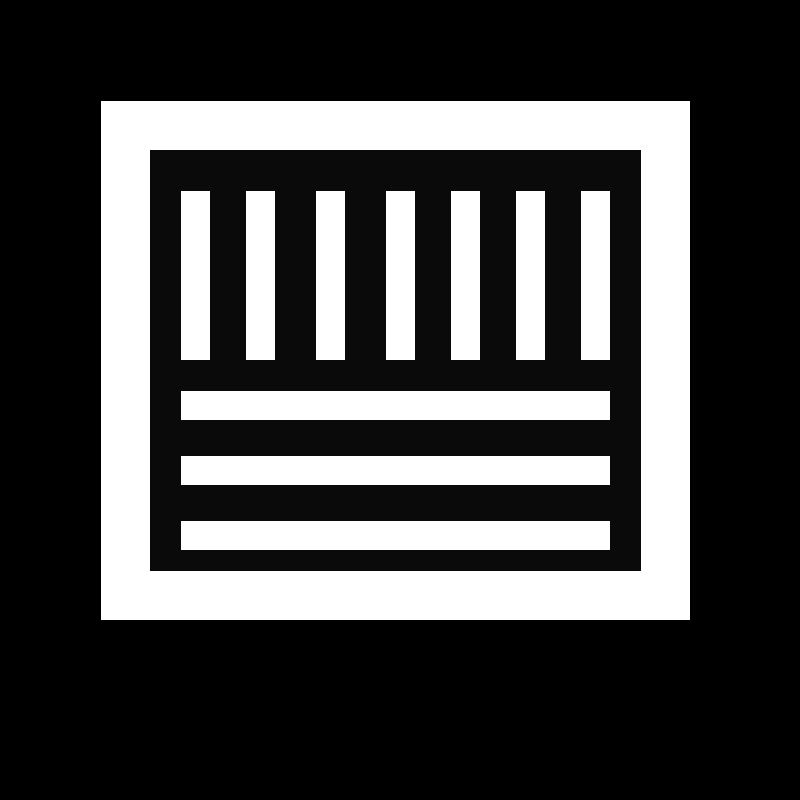
Frame 1 (no input)
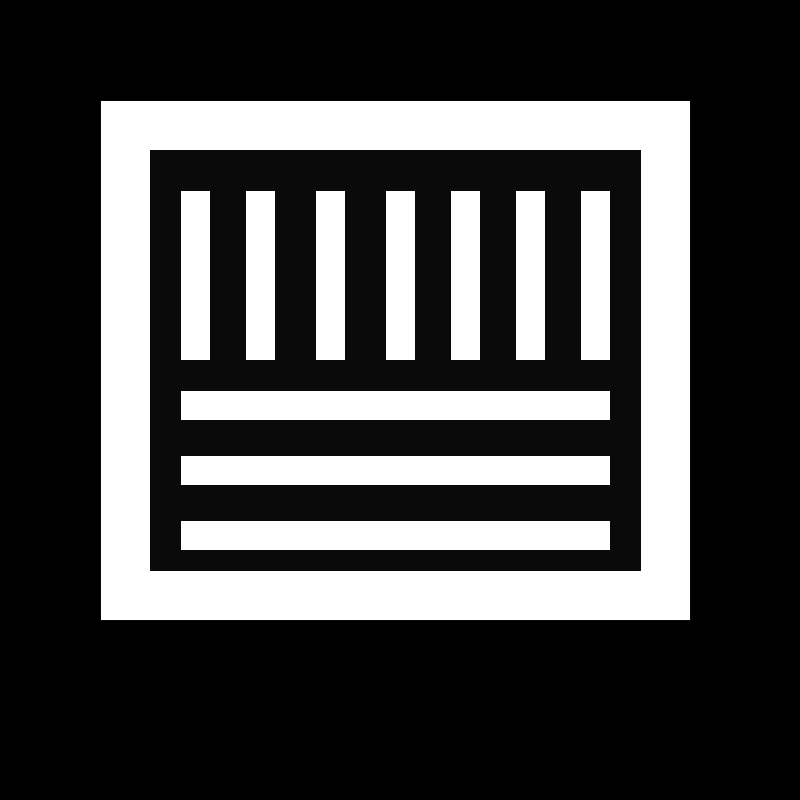
Frame 60 (the mouse pressed at the canvas centre just before this capture)
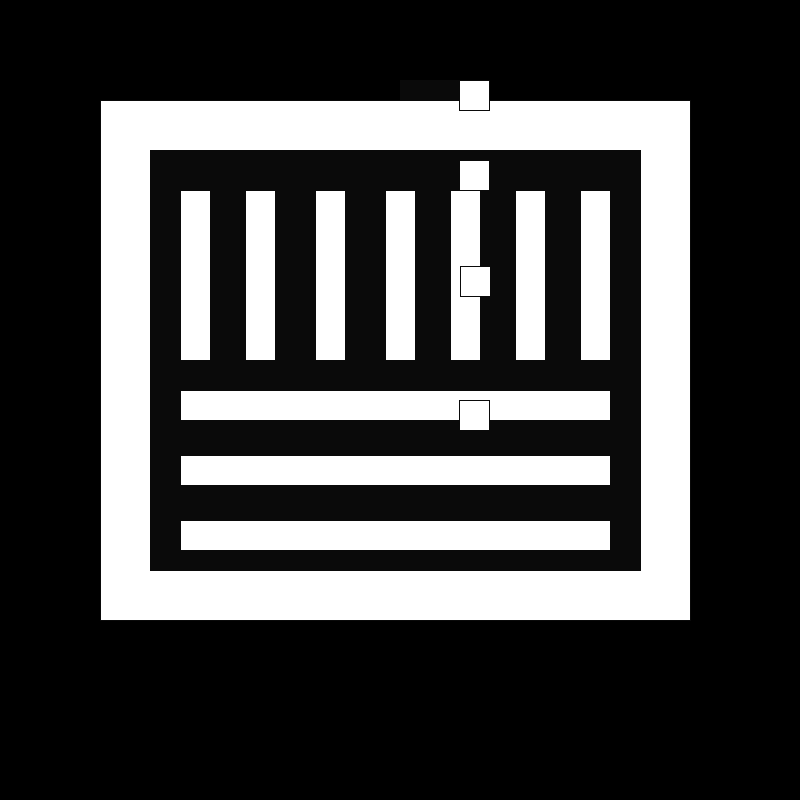
Frame 120 (the mouse held since frame 60 and released just before this capture)

The Processing sketch that drew these frames (run headless with seeded random() and noise(); from frame 60 on, the mouse is pressed at the canvas centre):

// Processing sketch: MarcelaSintra
// ── MarcelaSintra.pde
float posX;
float velX;

void setup (){
  size (800,800);
  background(0);
  posX=width/2;
}
void draw(){    
 //primeiro quadrado preto
  rect(100,100,590,520);
    stroke(10,10,10);
  fill(10,10,10);
  //segundo quadrado branco
  rect(150,150,490,420);
    stroke(10,10,10);
  fill(255);
  
  //retangulos dentro
  //primeiro
rect(180,190,30,170);
stroke(10,10,10);
fill(255);
  //segundo
rect(245,190,30,170);
stroke(10,10,10);
fill(255);
  //terceiro
rect(315,190,30,170);
stroke(10,10,10);
fill(255);
  //quarto
rect(385,190,30,170);
stroke(10,10,10);
fill(255);
 //quinto
rect(450,190,30,170);
stroke(10,10,10);
fill(255);
 //sexto
rect(515,190,30,170);
stroke(10,10,10);
fill(255);
 //sétimo
rect(580,190,30,170);
stroke(10,10,10);
fill(255);

//retangulovertical
//primeiro
rect(180,390,430,30);
stroke(10,10,10);
fill(255);
//segundo
rect(180,455,430,30);
stroke(10,10,10);
fill(255);
//terceiro
rect(180,520,430,30);
stroke(10,10,10);
fill(255);

//PEQUENOSQUADRADOS
  if(mousePressed){
  //primeiro
velX=mouseX/10;
rect(posX,height/10,30,30);
  if(posX>width)
  posX=0;
  {
stroke(10,10,10);
fill(255);
  }
  //segundo
rect(posX,height/5,30,30);
stroke(10,10,10);
fill(255);
//terceiro
rect(posX,height/2,30,30);
stroke(10,10,10);
fill(255);
posX = posX+1;
//quarto
rect(posX,height/3,30,30);
stroke(10,10,10);
fill(255);
//quinto
rect(posX,height/1,30,30);
stroke(10,10,10);
fill(255);

  }
}
